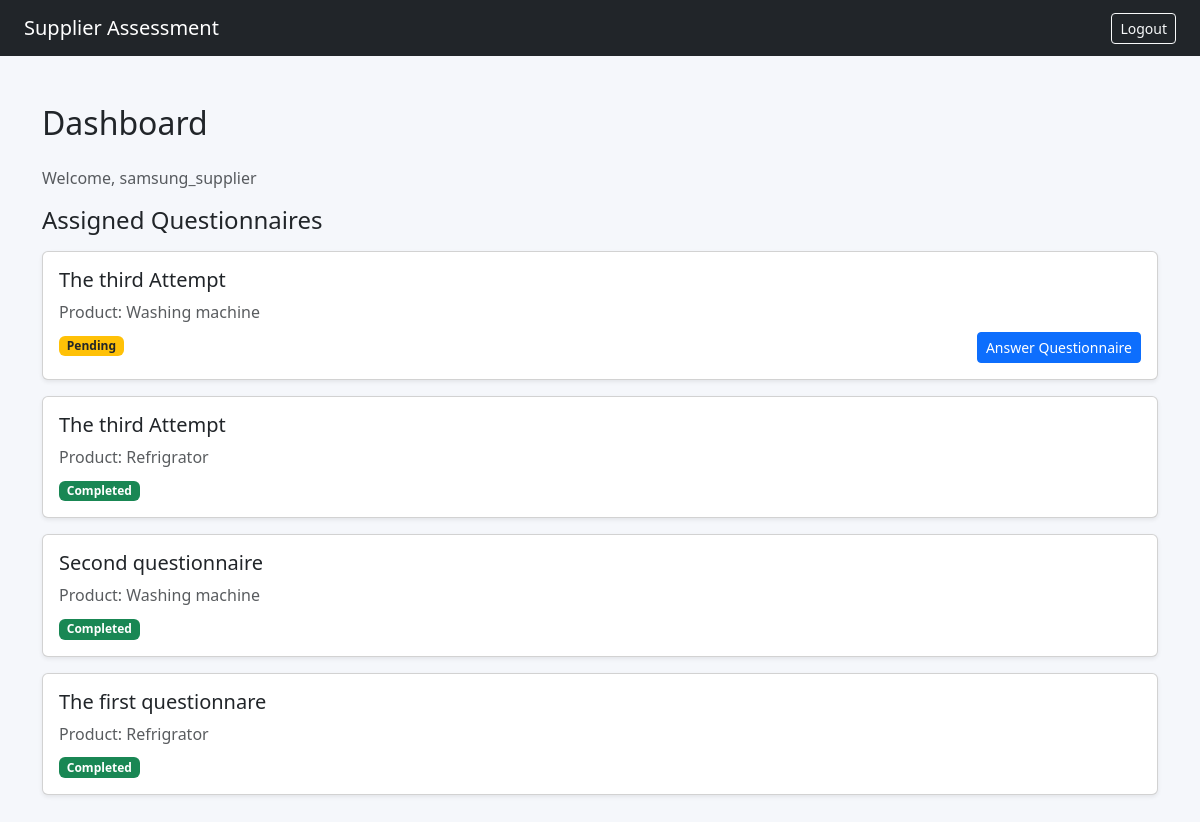
Screenshot of / (signed in) with the database file from the repository.
### accounts/models.py (models this page shows, shortened)
class User(AbstractUser):
    class Role(models.TextChoices):
        ORGANIZATION_MANAGER = "organization_manager", "Organization Manager"
        SUPPLIER_MANAGER = "supplier_manager", "Supplier Manager"
    role = models.CharField(
        max_length=24,
        choices=Role.choices,
        blank=True
    )
    supplier_company = models.ForeignKey(
        "suppliers.SupplierCompany",
        on_delete=models.PROTECT,
        null=True,
        blank=True,
        related_name="users"
    )

### questionnaires/models.py (models this page shows, shortened)
class Assignment(models.Model):
    questionnaire = models.ForeignKey(
        Questionnaire,
        on_delete=models.PROTECT,
        related_name="assignments"
    )
    product = models.ForeignKey(
        "suppliers.Product",
        on_delete=models.PROTECT,
        related_name="assignments"
    )
    assigned_by = models.ForeignKey(
        settings.AUTH_USER_MODEL,
        on_delete=models.PROTECT
    )
    created_at = models.DateTimeField(
        auto_now_add=True
    )
    class Meta:
        constraints = [
            models.UniqueConstraint(
                fields=["questionnaire", "product"],
                name="unique_questionnaire_product_assignment"
            )
        ]
    answers = models.JSONField(
        default=dict,
        blank=True
    )
    submitted_at = models.DateTimeField(
        null=True,
        blank=True
    )
    answered_by = models.ForeignKey(
        settings.AUTH_USER_MODEL,
        on_delete=models.SET_NULL,
        null=True,
        blank=True,
        related_name="answered_assignments"
    )

class Questionnaire(models.Model):
    title = models.CharField(max_length=200)
    description = models.TextField(blank=True)
    created_by = models.ForeignKey(
        settings.AUTH_USER_MODEL,
        on_delete=models.PROTECT,
        related_name="created_questionnaires"
    )
    created_at = models.DateTimeField(auto_now_add=True)

### suppliers/models.py (models this page shows, shortened)
class Product(models.Model):
    supplier = models.ForeignKey(SupplierCompany, on_delete=models.PROTECT,
                                 related_name="products")
    name = models.CharField(max_length=200)
    code = models.CharField(max_length=50)
    category = models.CharField(max_length=100, blank=True)
    class Meta:
        constraints = [
            models.UniqueConstraint(
                fields=['supplier', 'code'],
                name="unique_supplier_product_code"
            )
        ]

### questionnaires/views.py (the view)
# urls.py: path("", views.dashboard, name="dashboard"),
@login_required
def dashboard(request):
    user = request.user
    if is_supplier(user):
        assignments = Assignment.objects.filter(
            product__supplier_id=user.supplier_company_id
        ).select_related(
            "product", "questionnaire"
        ).order_by("-created_at")
        return render(request, "questionnaires/dashboard.html", {
            "assignments": assignments,
            "manager_view": False
        })
    if user.is_superuser or user.role == User.Role.ORGANIZATION_MANAGER:
        return redirect("manager_dashboard")
    return HttpResponseForbidden("Access denied.")

### questionnaires/views.py (called while the page is built)
def is_supplier(user):
    return (
        user.role in [
            User.Role.SUPPLIER_MANAGER,
        ]
        and user.supplier_company_id is not None
    )

### questionnaires/templates/questionnaires/dashboard.html
{% extends "base.html" %}
{% block content %}
<h2 class="mb-4">Dashboard</h2>
{% if manager_view %}
    <div class="alert alert-info">
        Organization dashboard will be added in the next stage.
        {% if request.user.is_superuser %}
            <a href="/admin/">Open Django Admin</a>
        {% endif %}
    </div>
{% else %}
    <p class="text-muted">
        Welcome, {{ request.user.username }}
    </p>
    <h4 class="mb-3">Assigned Questionnaires</h4>
    {% for assignment in assignments %}
        <div class="card shadow-sm mb-3">
            <div class="card-body">
                <h5>{{ assignment.questionnaire.title }}</h5>
                <p class="text-muted mb-2">
                    Product: {{ assignment.product.name }}
                </p>
                {% if assignment.submitted_at %}
                    <span class="badge bg-success">Completed</span>
                {% else %}
                    <span class="badge bg-warning text-dark">
                        Pending
                    </span>
                    <a href="{% url 'answer_assignment' assignment.id %}"
                       class="btn btn-primary btn-sm float-end">
                        Answer Questionnaire
                    </a>
                {% endif %}
            </div>
        </div>
    {% empty %}
        <div class="alert alert-secondary">
            No questionnaires have been assigned to your company.
        </div>
    {% endfor %}
{% endif %}
{% endblock %}

### questionnaires/templates/base.html (shortened to what this page needs)
<!DOCTYPE html>
<html lang="en">
<head>
    <link href="https://cdn.jsdelivr.net/npm/bootstrap@5.3.3/dist/css/bootstrap.min.css"
          rel="stylesheet">
</head>
<body>
<nav class="navbar navbar-dark bg-dark px-4">
    <a class="navbar-brand" href="{% url 'dashboard' %}">
        Supplier Assessment
    </a>
    {% if request.user.is_authenticated %}
        <form method="post" action="{% url 'logout' %}">
            <button class="btn btn-outline-light btn-sm" type="submit">
                Logout
            </button>
        </form>
    {% endif %}
</nav>
<main class="container py-5">
    {% block content %}
    {% endblock %}
</main>
</body>
</html>

### questionnaires/templates/base.html (style rules this page uses)
body { background: #f5f7fb; }

### rows the page displays
User: user.username "samsung_supplier"
Assignment: questionnaire "The third Attempt", product.name "Washing machine", shows "Pending"
Assignment: questionnaire "The third Attempt", product.name "Refrigrator", shows "Completed"
Assignment: questionnaire "Second questionnaire", product.name "Washing machine", shows "Completed"
Assignment: questionnaire "The first questionnare", product.name "Refrigrator", shows "Completed"
